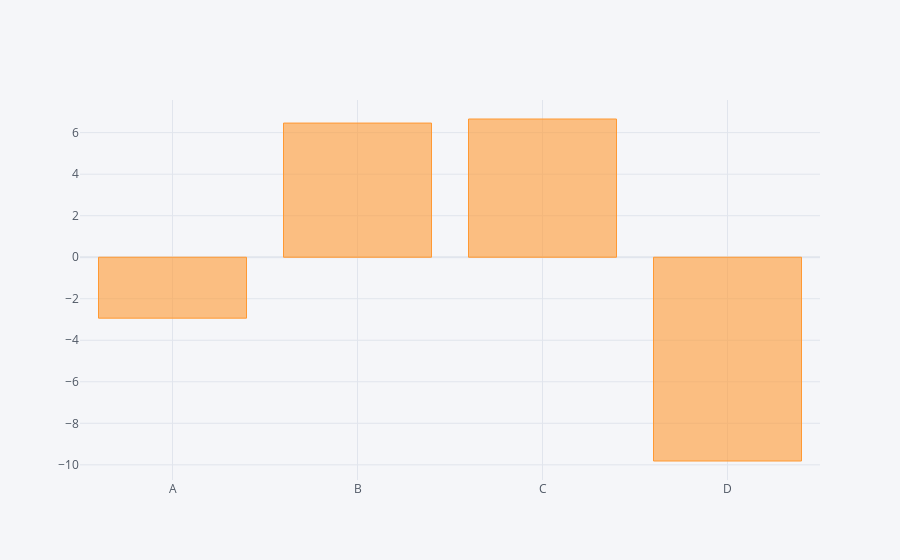

The notebook cell this image was saved under:
### Code cell
# Need an aggregate function on dataframe to make sence
df.sum().iplot(kind = 'bar')

### Figure 1 — Plotly figure (JSON) as saved in the notebook; plotly's stock layout.template omitted (floating-point values rounded to 4 significant figures)
{"data": [{"marker": {"color": "rgba(255, 153, 51, 0.6)", "line": {"color": "rgba(255, 153, 51, 1.0)", "width": 1}}, "name": "None", "orientation": "v", "text": "", "type": "bar", "x": ["A", "B", "C", "D"], "y": [-2.936, 6.462, 6.658, -9.816]}], "layout": {"legend": {"bgcolor": "#F5F6F9", "font": {"color": "#4D5663"}}, "paper_bgcolor": "#F5F6F9", "plot_bgcolor": "#F5F6F9", "title": {"font": {"color": "#4D5663"}}, "xaxis": {"gridcolor": "#E1E5ED", "showgrid": true, "tickfont": {"color": "#4D5663"}, "title": {"font": {"color": "#4D5663"}, "text": ""}, "zerolinecolor": "#E1E5ED"}, "yaxis": {"gridcolor": "#E1E5ED", "showgrid": true, "tickfont": {"color": "#4D5663"}, "title": {"font": {"color": "#4D5663"}, "text": ""}, "zerolinecolor": "#E1E5ED"}}}
